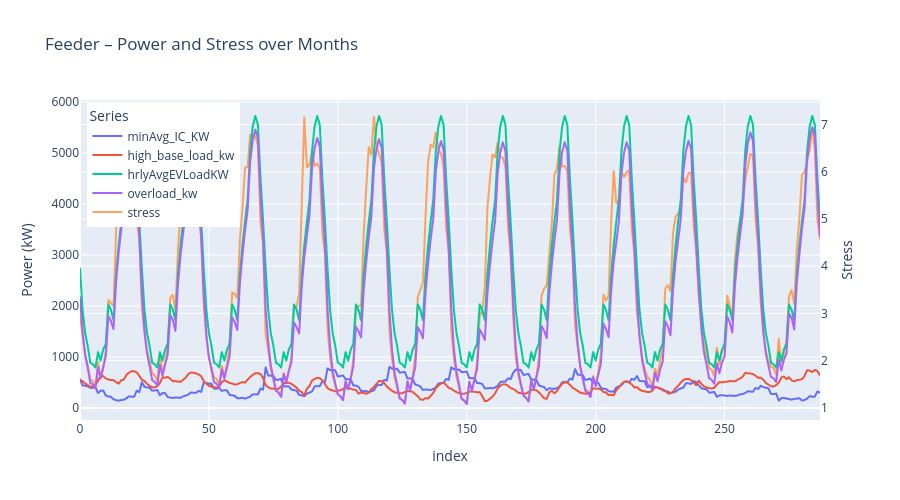
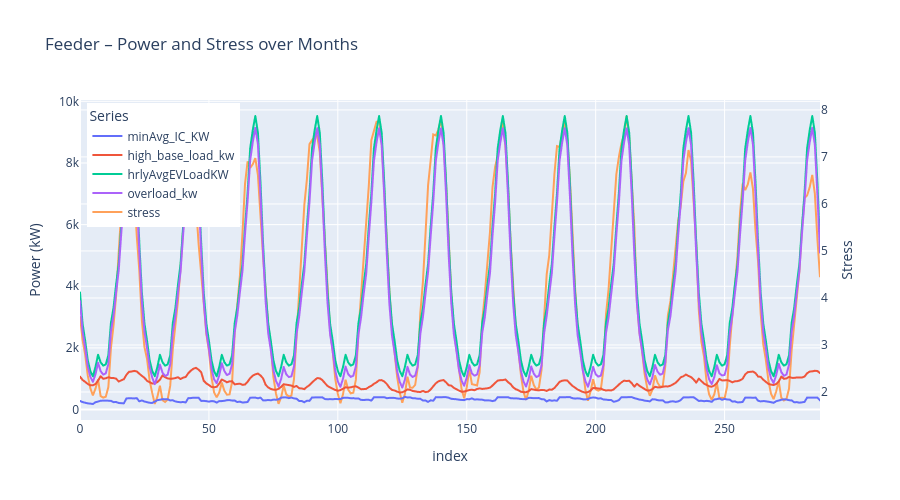
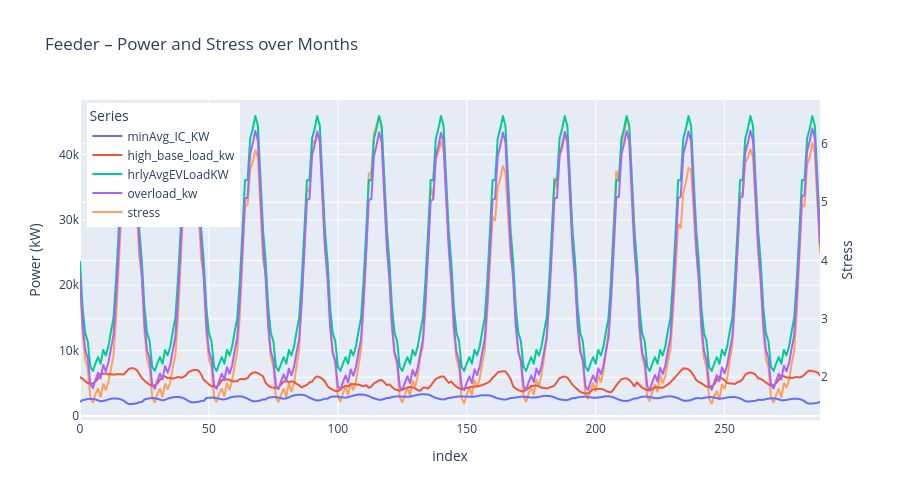
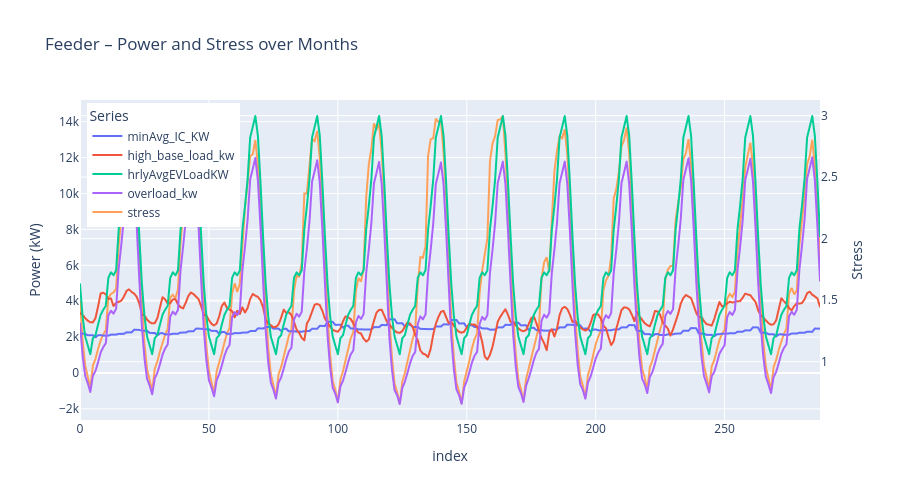

The code cell stored with these charts, in order, in its notebook:
### Code cell
list_some_alameda_feeders = ['013840405', '012670401', '012091102', '012501108']
for feeder in list_some_alameda_feeders:
    run_benchmark_scenario(feeder, evCensusGdf, projectedEvLoadDf, feedersMetadataGdf)

### Figure 1 — Plotly figure (JSON) as saved in the notebook; plotly's stock layout.template omitted (floating-point values rounded to 4 significant figures; data arrays with more than 128 entries replaced by an {"elided": "..."} marker saying what was removed)
{"data": [{"customdata": {"elided": "288x2 int values"}, "hovertemplate": "Series=minAvg_IC_KW<br>index=%{x}<br>kW=%{y}<br>month=%{customdata[0]}<br>hour=%{customdata[1]}<extra></extra>", "legendgroup": "minAvg_IC_KW", "line": {"color": "#636efa", "dash": "solid"}, "marker": {"symbol": "circle"}, "mode": "lines", "name": "minAvg_IC_KW", "showlegend": true, "type": "scattergl", "x": {"elided": "288 int values"}, "xaxis": "x", "y": {"elided": "288 float values"}, "yaxis": "y"}, {"customdata": {"elided": "288x2 int values"}, "hovertemplate": "Series=high_base_load_kw<br>index=%{x}<br>kW=%{y}<br>month=%{customdata[0]}<br>hour=%{customdata[1]}<extra></extra>", "legendgroup": "high_base_load_kw", "line": {"color": "#EF553B", "dash": "solid"}, "marker": {"symbol": "circle"}, "mode": "lines", "name": "high_base_load_kw", "showlegend": true, "type": "scattergl", "x": {"elided": "288 int values"}, "xaxis": "x", "y": {"elided": "288 float values"}, "yaxis": "y"}, {"customdata": {"elided": "288x2 int values"}, "hovertemplate": "Series=hrlyAvgEVLoadKW<br>index=%{x}<br>kW=%{y}<br>month=%{customdata[0]}<br>hour=%{customdata[1]}<extra></extra>", "legendgroup": "hrlyAvgEVLoadKW", "line": {"color": "#00cc96", "dash": "solid"}, "marker": {"symbol": "circle"}, "mode": "lines", "name": "hrlyAvgEVLoadKW", "showlegend": true, "type": "scattergl", "x": {"elided": "288 int values"}, "xaxis": "x", "y": {"elided": "288 float values"}, "yaxis": "y"}, {"customdata": {"elided": "288x2 int values"}, "hovertemplate": "Series=overload_kw<br>index=%{x}<br>kW=%{y}<br>month=%{customdata[0]}<br>hour=%{customdata[1]}<extra></extra>", "legendgroup": "overload_kw", "line": {"color": "#ab63fa", "dash": "solid"}, "marker": {"symbol": "circle"}, "mode": "lines", "name": "overload_kw", "showlegend": true, "type": "scattergl", "x": {"elided": "288 int values"}, "xaxis": "x", "y": {"elided": "288 float values"}, "yaxis": "y"}, {"mode": "lines", "name": "stress", "type": "scatter", "x": {"elided": "288 int values"}, "y": {"elided": "288 float values"}, "yaxis": "y2"}], "layout": {"height": 500, "legend": {"title": {"text": "Series"}, "tracegroupgap": 0, "x": 0.01, "y": 0.99}, "title": {"text": "Feeder – Power and Stress over Months"}, "width": 900, "xaxis": {"anchor": "y", "domain": [0, 1], "title": {"text": "index"}}, "yaxis": {"anchor": "x", "domain": [0, 1], "title": {"text": "Power (kW)"}}, "yaxis2": {"overlaying": "y", "side": "right", "title": {"text": "Stress"}}}}

### Figure 2 — Plotly figure (JSON) as saved in the notebook; plotly's stock layout.template omitted (floating-point values rounded to 4 significant figures; data arrays with more than 128 entries replaced by an {"elided": "..."} marker saying what was removed)
{"data": [{"customdata": {"elided": "288x2 int values"}, "hovertemplate": "Series=minAvg_IC_KW<br>index=%{x}<br>kW=%{y}<br>month=%{customdata[0]}<br>hour=%{customdata[1]}<extra></extra>", "legendgroup": "minAvg_IC_KW", "line": {"color": "#636efa", "dash": "solid"}, "marker": {"symbol": "circle"}, "mode": "lines", "name": "minAvg_IC_KW", "showlegend": true, "type": "scattergl", "x": {"elided": "288 int values"}, "xaxis": "x", "y": {"elided": "288 float values"}, "yaxis": "y"}, {"customdata": {"elided": "288x2 int values"}, "hovertemplate": "Series=high_base_load_kw<br>index=%{x}<br>kW=%{y}<br>month=%{customdata[0]}<br>hour=%{customdata[1]}<extra></extra>", "legendgroup": "high_base_load_kw", "line": {"color": "#EF553B", "dash": "solid"}, "marker": {"symbol": "circle"}, "mode": "lines", "name": "high_base_load_kw", "showlegend": true, "type": "scattergl", "x": {"elided": "288 int values"}, "xaxis": "x", "y": {"elided": "288 float values"}, "yaxis": "y"}, {"customdata": {"elided": "288x2 int values"}, "hovertemplate": "Series=hrlyAvgEVLoadKW<br>index=%{x}<br>kW=%{y}<br>month=%{customdata[0]}<br>hour=%{customdata[1]}<extra></extra>", "legendgroup": "hrlyAvgEVLoadKW", "line": {"color": "#00cc96", "dash": "solid"}, "marker": {"symbol": "circle"}, "mode": "lines", "name": "hrlyAvgEVLoadKW", "showlegend": true, "type": "scattergl", "x": {"elided": "288 int values"}, "xaxis": "x", "y": {"elided": "288 float values"}, "yaxis": "y"}, {"customdata": {"elided": "288x2 int values"}, "hovertemplate": "Series=overload_kw<br>index=%{x}<br>kW=%{y}<br>month=%{customdata[0]}<br>hour=%{customdata[1]}<extra></extra>", "legendgroup": "overload_kw", "line": {"color": "#ab63fa", "dash": "solid"}, "marker": {"symbol": "circle"}, "mode": "lines", "name": "overload_kw", "showlegend": true, "type": "scattergl", "x": {"elided": "288 int values"}, "xaxis": "x", "y": {"elided": "288 float values"}, "yaxis": "y"}, {"mode": "lines", "name": "stress", "type": "scatter", "x": {"elided": "288 int values"}, "y": {"elided": "288 float values"}, "yaxis": "y2"}], "layout": {"height": 500, "legend": {"title": {"text": "Series"}, "tracegroupgap": 0, "x": 0.01, "y": 0.99}, "title": {"text": "Feeder – Power and Stress over Months"}, "width": 900, "xaxis": {"anchor": "y", "domain": [0, 1], "title": {"text": "index"}}, "yaxis": {"anchor": "x", "domain": [0, 1], "title": {"text": "Power (kW)"}}, "yaxis2": {"overlaying": "y", "side": "right", "title": {"text": "Stress"}}}}

### Figure 3 — Plotly figure (JSON) as saved in the notebook; plotly's stock layout.template omitted (floating-point values rounded to 4 significant figures; data arrays with more than 128 entries replaced by an {"elided": "..."} marker saying what was removed)
{"data": [{"customdata": {"elided": "288x2 int values"}, "hovertemplate": "Series=minAvg_IC_KW<br>index=%{x}<br>kW=%{y}<br>month=%{customdata[0]}<br>hour=%{customdata[1]}<extra></extra>", "legendgroup": "minAvg_IC_KW", "line": {"color": "#636efa", "dash": "solid"}, "marker": {"symbol": "circle"}, "mode": "lines", "name": "minAvg_IC_KW", "showlegend": true, "type": "scattergl", "x": {"elided": "288 int values"}, "xaxis": "x", "y": {"elided": "288 float values"}, "yaxis": "y"}, {"customdata": {"elided": "288x2 int values"}, "hovertemplate": "Series=high_base_load_kw<br>index=%{x}<br>kW=%{y}<br>month=%{customdata[0]}<br>hour=%{customdata[1]}<extra></extra>", "legendgroup": "high_base_load_kw", "line": {"color": "#EF553B", "dash": "solid"}, "marker": {"symbol": "circle"}, "mode": "lines", "name": "high_base_load_kw", "showlegend": true, "type": "scattergl", "x": {"elided": "288 int values"}, "xaxis": "x", "y": {"elided": "288 float values"}, "yaxis": "y"}, {"customdata": {"elided": "288x2 int values"}, "hovertemplate": "Series=hrlyAvgEVLoadKW<br>index=%{x}<br>kW=%{y}<br>month=%{customdata[0]}<br>hour=%{customdata[1]}<extra></extra>", "legendgroup": "hrlyAvgEVLoadKW", "line": {"color": "#00cc96", "dash": "solid"}, "marker": {"symbol": "circle"}, "mode": "lines", "name": "hrlyAvgEVLoadKW", "showlegend": true, "type": "scattergl", "x": {"elided": "288 int values"}, "xaxis": "x", "y": {"elided": "288 float values"}, "yaxis": "y"}, {"customdata": {"elided": "288x2 int values"}, "hovertemplate": "Series=overload_kw<br>index=%{x}<br>kW=%{y}<br>month=%{customdata[0]}<br>hour=%{customdata[1]}<extra></extra>", "legendgroup": "overload_kw", "line": {"color": "#ab63fa", "dash": "solid"}, "marker": {"symbol": "circle"}, "mode": "lines", "name": "overload_kw", "showlegend": true, "type": "scattergl", "x": {"elided": "288 int values"}, "xaxis": "x", "y": {"elided": "288 float values"}, "yaxis": "y"}, {"mode": "lines", "name": "stress", "type": "scatter", "x": {"elided": "288 int values"}, "y": {"elided": "288 float values"}, "yaxis": "y2"}], "layout": {"height": 500, "legend": {"title": {"text": "Series"}, "tracegroupgap": 0, "x": 0.01, "y": 0.99}, "title": {"text": "Feeder – Power and Stress over Months"}, "width": 900, "xaxis": {"anchor": "y", "domain": [0, 1], "title": {"text": "index"}}, "yaxis": {"anchor": "x", "domain": [0, 1], "title": {"text": "Power (kW)"}}, "yaxis2": {"overlaying": "y", "side": "right", "title": {"text": "Stress"}}}}

### Figure 4 — Plotly figure (JSON) as saved in the notebook; plotly's stock layout.template omitted (floating-point values rounded to 4 significant figures; data arrays with more than 128 entries replaced by an {"elided": "..."} marker saying what was removed)
{"data": [{"customdata": {"elided": "288x2 int values"}, "hovertemplate": "Series=minAvg_IC_KW<br>index=%{x}<br>kW=%{y}<br>month=%{customdata[0]}<br>hour=%{customdata[1]}<extra></extra>", "legendgroup": "minAvg_IC_KW", "line": {"color": "#636efa", "dash": "solid"}, "marker": {"symbol": "circle"}, "mode": "lines", "name": "minAvg_IC_KW", "showlegend": true, "type": "scattergl", "x": {"elided": "288 int values"}, "xaxis": "x", "y": {"elided": "288 float values"}, "yaxis": "y"}, {"customdata": {"elided": "288x2 int values"}, "hovertemplate": "Series=high_base_load_kw<br>index=%{x}<br>kW=%{y}<br>month=%{customdata[0]}<br>hour=%{customdata[1]}<extra></extra>", "legendgroup": "high_base_load_kw", "line": {"color": "#EF553B", "dash": "solid"}, "marker": {"symbol": "circle"}, "mode": "lines", "name": "high_base_load_kw", "showlegend": true, "type": "scattergl", "x": {"elided": "288 int values"}, "xaxis": "x", "y": {"elided": "288 float values"}, "yaxis": "y"}, {"customdata": {"elided": "288x2 int values"}, "hovertemplate": "Series=hrlyAvgEVLoadKW<br>index=%{x}<br>kW=%{y}<br>month=%{customdata[0]}<br>hour=%{customdata[1]}<extra></extra>", "legendgroup": "hrlyAvgEVLoadKW", "line": {"color": "#00cc96", "dash": "solid"}, "marker": {"symbol": "circle"}, "mode": "lines", "name": "hrlyAvgEVLoadKW", "showlegend": true, "type": "scattergl", "x": {"elided": "288 int values"}, "xaxis": "x", "y": {"elided": "288 float values"}, "yaxis": "y"}, {"customdata": {"elided": "288x2 int values"}, "hovertemplate": "Series=overload_kw<br>index=%{x}<br>kW=%{y}<br>month=%{customdata[0]}<br>hour=%{customdata[1]}<extra></extra>", "legendgroup": "overload_kw", "line": {"color": "#ab63fa", "dash": "solid"}, "marker": {"symbol": "circle"}, "mode": "lines", "name": "overload_kw", "showlegend": true, "type": "scattergl", "x": {"elided": "288 int values"}, "xaxis": "x", "y": {"elided": "288 float values"}, "yaxis": "y"}, {"mode": "lines", "name": "stress", "type": "scatter", "x": {"elided": "288 int values"}, "y": {"elided": "288 float values"}, "yaxis": "y2"}], "layout": {"height": 500, "legend": {"title": {"text": "Series"}, "tracegroupgap": 0, "x": 0.01, "y": 0.99}, "title": {"text": "Feeder – Power and Stress over Months"}, "width": 900, "xaxis": {"anchor": "y", "domain": [0, 1], "title": {"text": "index"}}, "yaxis": {"anchor": "x", "domain": [0, 1], "title": {"text": "Power (kW)"}}, "yaxis2": {"overlaying": "y", "side": "right", "title": {"text": "Stress"}}}}
